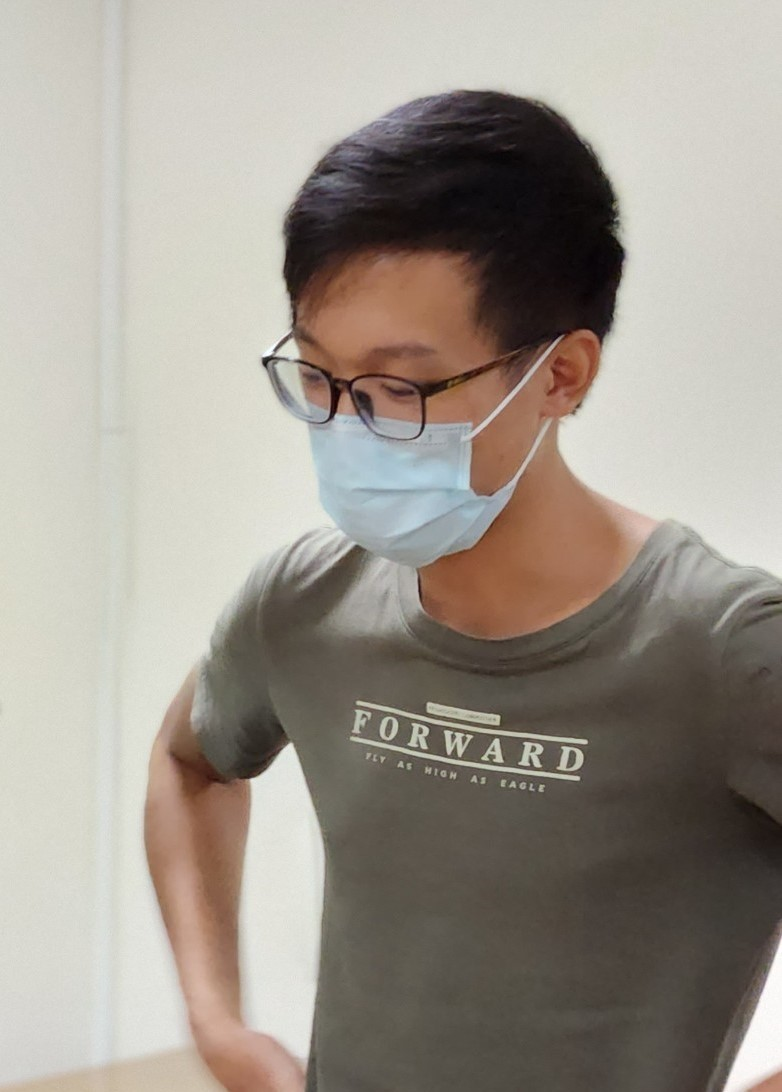
#> input picture 講義1/picture/coolpick.jpg, 782 x 1092 px, found by its file name
$ python ambtc.py
#> lines starting #> are read from the running program, lines starting #| are printed output that depends on the picture; after the words box and inside, x2 and y2 are one past the last pixel; in counts of white or black regions, pixels touching at a corner belong together
import cv2
import numpy as np
import math
image = cv2.imread('picture\coolpick.jpg')
#> image is the input picture: shape (1092, 782, 3); mean B, G, R 141, 150.4, 157.7

height, width, _ = image.shape
#> height = 1092; width = 782
image = cv2.resize(image, (round(width*0.5), round(height*0.5)))
#> image: shape (546, 391, 3)
image = cv2.cvtColor(image, cv2.COLOR_BGR2GRAY)
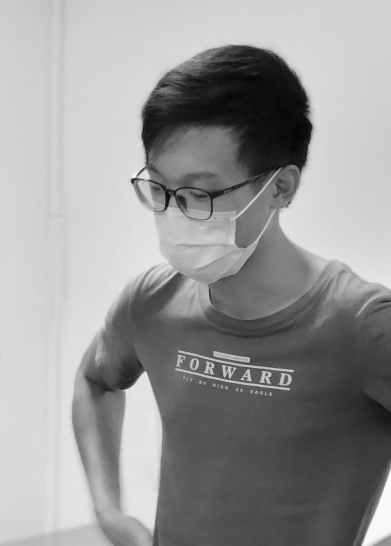
#> image: shape (546, 391); min 5, max 253, mean 151.6
height, width= image.shape
#> height = 546; width = 391


new_image = np.zeros(image.shape, np.uint8)

# 切割大小
block = 128
sHeight =math.ceil(height/block)
#> sHeight = 5
sWidth =math.ceil(width/block)
#> sWidth = 4

mat01 = np.zeros((height,width), dtype = int)
upAvermat =np.zeros((sHeight,sWidth), dtype = int)
downAvermat =np.zeros((sHeight,sWidth), dtype = int)

for y in range(0,height):
    for x in range(0,width):
        pixel = image [y,x]
        mat01[y,x]=pixel

for y in range(0,height,block):
    for x in range(0,width,block):
        sum=0
        num=0
        if y+block > height:
            ymax = height
        else :
            ymax = y+block

        if x+block >= width:
            xmax = width
        else :
            xmax = x +block

        for y1 in range(y,ymax):
            for x1 in range(x,xmax):
                sum+=mat01[y1][x1]
                num+=1
        if num!=0:
            aver=sum/(num)
        upsum=0
        upnum=0
        downsum=0
        downnum=0
        for y1 in range(y,ymax):
            for x1 in range(x,xmax):
                if mat01[y1][x1] >= aver:
                    upsum+=mat01[y1][x1]
                    upnum+=1
                    mat01[y1][x1]=1
                else :
                    downsum+=mat01[y1][x1]
                    downnum+=1
                    mat01[y1][x1]=0
        if upnum!=0:
            upaver=upsum/upnum
        if downnum!=0:
            downaver=downsum/downnum
        else :
            downaver =-1
        yy=math.floor(y/block)
        xx=math.floor(x/block)
        upAvermat[yy,xx]=upaver
        downAvermat[yy,xx]=downaver
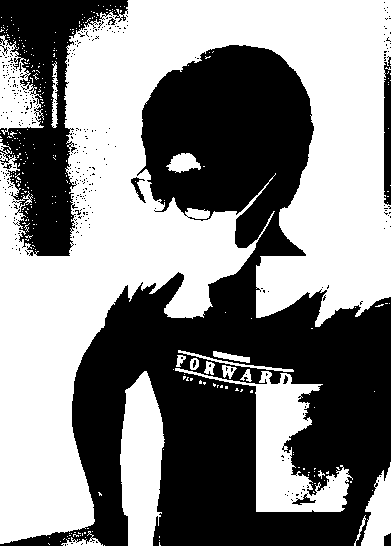
#> mat01: shape (546, 391) int64; values 0 (black) and 1 (white), 52.7% white; 366 black regions (357 under 20 px), largest, box (x1, y1, x2, y2) and area: (0, 45, 391, 546) 85145, (0, 0, 128, 256) 13697, (384, 56, 391, 205) 949
#> after the loop, downAvermat = [[203, 40, 26, 207], [207, 98, 76, 204], [110, 88, 76, 78], [135, 88, 58, 54], [170, 84, 73, 158]]; upAvermat = [[210, 209, 211, 210], [214, 191, 211, 211], [215, 173, 150, 207], [217, 220, 80, 229], [210, 179, 206, 246]]


for y in range (height):
    for x in range (width):
        yy=math.floor(y/block)
        xx=math.floor(x/block)
        if mat01[y][x]==0:
            new_image[y][x]=downAvermat[yy][xx]
        else:
            new_image[y][x]=upAvermat[yy][xx]
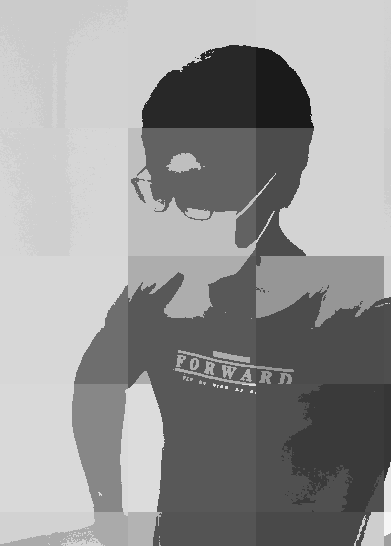
#> new_image: shape (546, 391); min 26, max 246, mean 151.1

cv2.imshow('Image', new_image)
cv2.waitKey(0)
cv2.destroyAllWindows()
